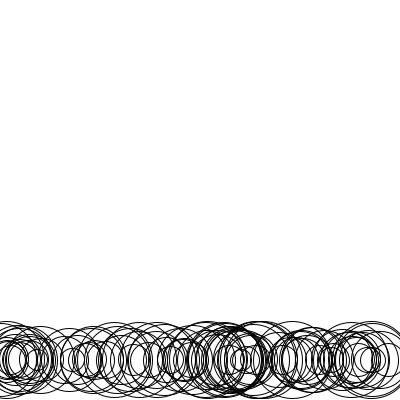
Frame 1 (no input)
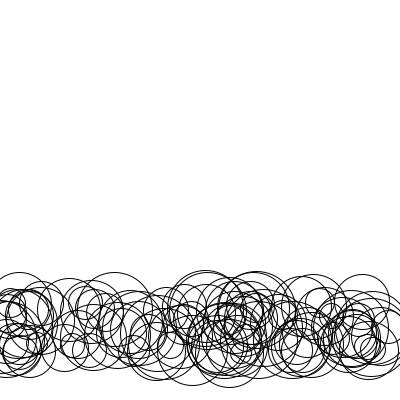
Frame 60 (the mouse pressed at the canvas centre just before this capture)
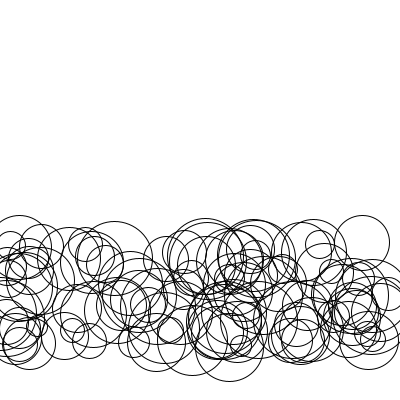
Frame 120 (the mouse held since frame 60 and released just before this capture)

The Processing sketch that drew these frames (run headless with seeded random() and noise(); from frame 60 on, the mouse is pressed at the canvas centre):

// Processing sketch: objects_array
// ── objects_array.pde
Bubble[] bubbles = new Bubble[100];

void setup() {
  size(400, 400);
  for (int i = 0; i < bubbles.length; i++) {
    bubbles[i] = new Bubble(); 
  }
}

void draw() {
  background (255);
  /*
  for (int i = 0; i < bubbles.length; i++) {
    bubbles[i].display();
    bubbles[i].move(); 
  }
  */
  
  for (Bubble b: bubbles) {
    b.display();
    b.move();
  }
}



// ── Bubble.pde
class Bubble {
  float x;
  float y;
  
  float speed;
  
  float diameter;
  
  // Constructor
  // The object's "setup"
  Bubble() {
    x = random(width);
    y = 360;
    speed = random(0.1,1);
    diameter = random(20,80);
  }

  void display() {
    noFill();
    stroke(0);
    ellipse(x, y, diameter, diameter);
  }

  void move() {
    y = y - speed;
  }
}
